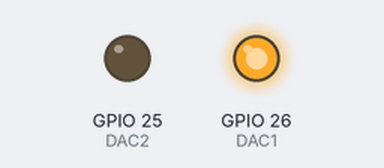
This sketch was run on a simulated ESP32. Parts: output pins drawn as LEDs (lit = HIGH). What the sketch prints to the serial monitor is not drawn.

Above: at 0.1 s.
At 0.6 s:
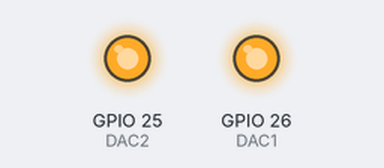
Timing chart, 0 to 2.1 s (numbered marks = the images above):
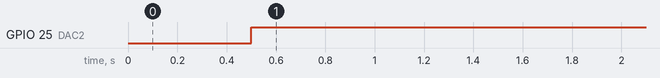

The sketch:

03.DAC_out_voltage.ino
```cpp
/*A6 code of DAC output*/

#define DAC1 26  // Define DAC output pin 1 as 26
#define DAC2 25  // Define DAC output pin 2 as 25

void setup() {
    Serial.begin(9600);  // Initialize serial communication with a baud rate of 9600
    Serial.println(__FILE__);  // Print the file storage path
}

void loop() {
    int Value = 255;  // Define a value as 255
    dacWrite(DAC1, Value);  // Write the value to DAC1 pin
    delay(500);  // Delay for 500 milliseconds
    dacWrite(DAC2, Value);  // Write the value to DAC2 pin
    delay(500);  // Delay for 500 milliseconds
}
```

Measured:
- by itself, GPIO 25 (DAC2): LOW → HIGH at 0.50 s
